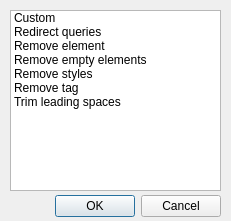
<?xml version="1.0" encoding="UTF-8"?>
<ui version="4.0">
 <class>add_regex</class>
 <widget class="QDialog" name="add_regex">
  <property name="geometry">
   <rect>
    <x>0</x>
    <y>0</y>
    <width>231</width>
    <height>221</height>
   </rect>
  </property>
  <property name="windowTitle">
   <string>Add regex</string>
  </property>
  <widget class="QDialogButtonBox" name="buttonBox">
   <property name="geometry">
    <rect>
     <x>10</x>
     <y>190</y>
     <width>211</width>
     <height>32</height>
    </rect>
   </property>
   <property name="orientation">
    <enum>Qt::Horizontal</enum>
   </property>
   <property name="standardButtons">
    <set>QDialogButtonBox::Cancel|QDialogButtonBox::Ok</set>
   </property>
  </widget>
  <widget class="QListWidget" name="listWidget">
   <property name="geometry">
    <rect>
     <x>10</x>
     <y>10</y>
     <width>211</width>
     <height>181</height>
    </rect>
   </property>
   <item>
    <property name="text">
     <string>Custom</string>
    </property>
   </item>
   <item>
    <property name="text">
     <string>Redirect queries</string>
    </property>
   </item>
   <item>
    <property name="text">
     <string>Remove element</string>
    </property>
   </item>
   <item>
    <property name="text">
     <string>Remove empty elements</string>
    </property>
   </item>
   <item>
    <property name="text">
     <string>Remove styles</string>
    </property>
   </item>
   <item>
    <property name="text">
     <string>Remove tag</string>
    </property>
   </item>
   <item>
    <property name="text">
     <string>Trim leading spaces</string>
    </property>
   </item>
  </widget>
 </widget>
 <resources/>
 <connections>
  <connection>
   <sender>buttonBox</sender>
   <signal>accepted()</signal>
   <receiver>add_regex</receiver>
   <slot>accept()</slot>
   <hints>
    <hint type="sourcelabel">
     <x>248</x>
     <y>254</y>
    </hint>
    <hint type="destinationlabel">
     <x>157</x>
     <y>274</y>
    </hint>
   </hints>
  </connection>
  <connection>
   <sender>buttonBox</sender>
   <signal>rejected()</signal>
   <receiver>add_regex</receiver>
   <slot>reject()</slot>
   <hints>
    <hint type="sourcelabel">
     <x>316</x>
     <y>260</y>
    </hint>
    <hint type="destinationlabel">
     <x>286</x>
     <y>274</y>
    </hint>
   </hints>
  </connection>
 </connections>
</ui>
